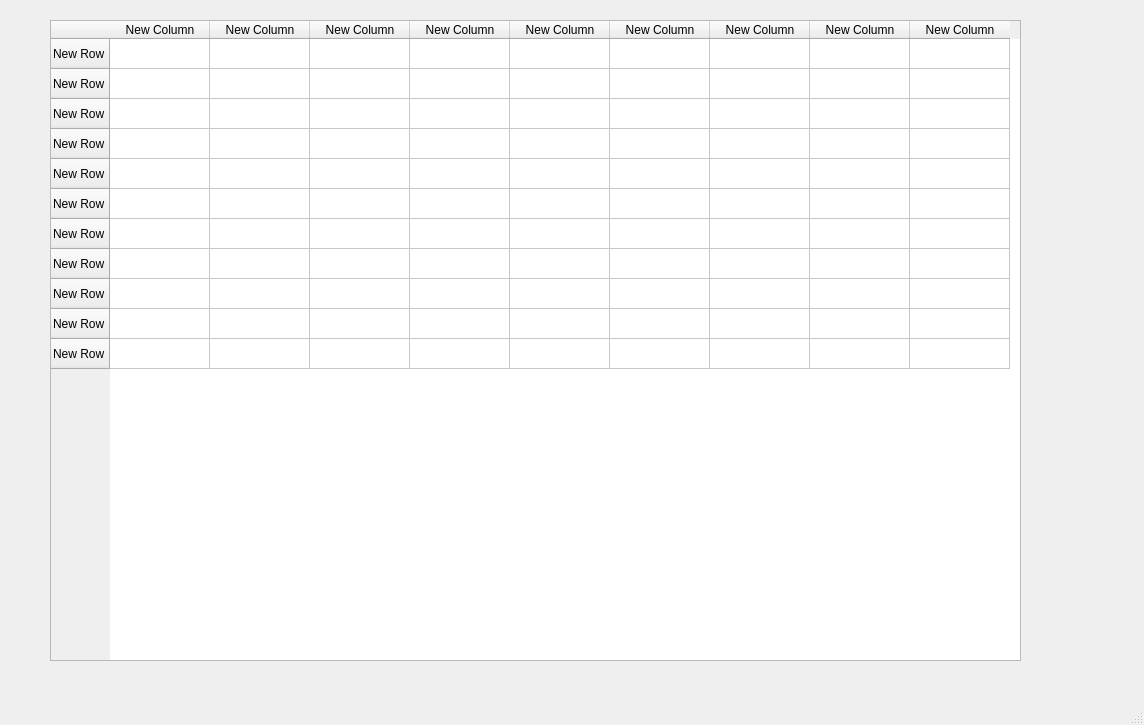
<?xml version="1.0" encoding="UTF-8"?>
<ui version="4.0">
 <class>Attendance</class>
 <widget class="QMainWindow" name="Attendance">
  <property name="geometry">
   <rect>
    <x>0</x>
    <y>0</y>
    <width>1144</width>
    <height>725</height>
   </rect>
  </property>
  <property name="windowTitle">
   <string>MainWindow</string>
  </property>
  <widget class="QWidget" name="centralwidget">
   <widget class="QTableWidget" name="tableWidget">
    <property name="geometry">
     <rect>
      <x>50</x>
      <y>20</y>
      <width>971</width>
      <height>641</height>
     </rect>
    </property>
    <row>
     <property name="text">
      <string>New Row</string>
     </property>
    </row>
    <row>
     <property name="text">
      <string>New Row</string>
     </property>
    </row>
    <row>
     <property name="text">
      <string>New Row</string>
     </property>
    </row>
    <row>
     <property name="text">
      <string>New Row</string>
     </property>
    </row>
    <row>
     <property name="text">
      <string>New Row</string>
     </property>
    </row>
    <row>
     <property name="text">
      <string>New Row</string>
     </property>
    </row>
    <row>
     <property name="text">
      <string>New Row</string>
     </property>
    </row>
    <row>
     <property name="text">
      <string>New Row</string>
     </property>
    </row>
    <row>
     <property name="text">
      <string>New Row</string>
     </property>
    </row>
    <row>
     <property name="text">
      <string>New Row</string>
     </property>
    </row>
    <row>
     <property name="text">
      <string>New Row</string>
     </property>
    </row>
    <column>
     <property name="text">
      <string>New Column</string>
     </property>
    </column>
    <column>
     <property name="text">
      <string>New Column</string>
     </property>
    </column>
    <column>
     <property name="text">
      <string>New Column</string>
     </property>
    </column>
    <column>
     <property name="text">
      <string>New Column</string>
     </property>
    </column>
    <column>
     <property name="text">
      <string>New Column</string>
     </property>
    </column>
    <column>
     <property name="text">
      <string>New Column</string>
     </property>
    </column>
    <column>
     <property name="text">
      <string>New Column</string>
     </property>
    </column>
    <column>
     <property name="text">
      <string>New Column</string>
     </property>
    </column>
    <column>
     <property name="text">
      <string>New Column</string>
     </property>
    </column>
   </widget>
  </widget>
  <widget class="QMenuBar" name="menubar">
   <property name="geometry">
    <rect>
     <x>0</x>
     <y>0</y>
     <width>1144</width>
     <height>21</height>
    </rect>
   </property>
  </widget>
  <widget class="QStatusBar" name="statusbar"/>
 </widget>
 <resources/>
 <connections/>
</ui>
